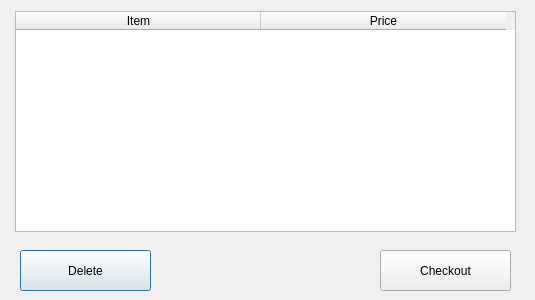
<?xml version="1.0" encoding="UTF-8"?>
<ui version="4.0">
 <class>ShoppingCartWindow</class>
 <widget class="QDialog" name="ShoppingCartWindow">
  <property name="geometry">
   <rect>
    <x>0</x>
    <y>0</y>
    <width>535</width>
    <height>300</height>
   </rect>
  </property>
  <property name="windowTitle">
   <string>Shopping Cart</string>
  </property>
  <widget class="QTableWidget" name="cartTable">
   <property name="geometry">
    <rect>
     <x>15</x>
     <y>11</y>
     <width>501</width>
     <height>221</height>
    </rect>
   </property>
   <attribute name="horizontalHeaderDefaultSectionSize">
    <number>245</number>
   </attribute>
   <column>
    <property name="text">
     <string>Item</string>
    </property>
   </column>
   <column>
    <property name="text">
     <string>Price</string>
    </property>
   </column>
  </widget>
  <widget class="QPushButton" name="deleteButton">
   <property name="geometry">
    <rect>
     <x>20</x>
     <y>250</y>
     <width>131</width>
     <height>41</height>
    </rect>
   </property>
   <property name="text">
    <string>Delete</string>
   </property>
  </widget>
  <widget class="QPushButton" name="checkoutButton">
   <property name="geometry">
    <rect>
     <x>380</x>
     <y>250</y>
     <width>131</width>
     <height>41</height>
    </rect>
   </property>
   <property name="text">
    <string>Checkout</string>
   </property>
  </widget>
 </widget>
 <resources/>
 <connections/>
</ui>
